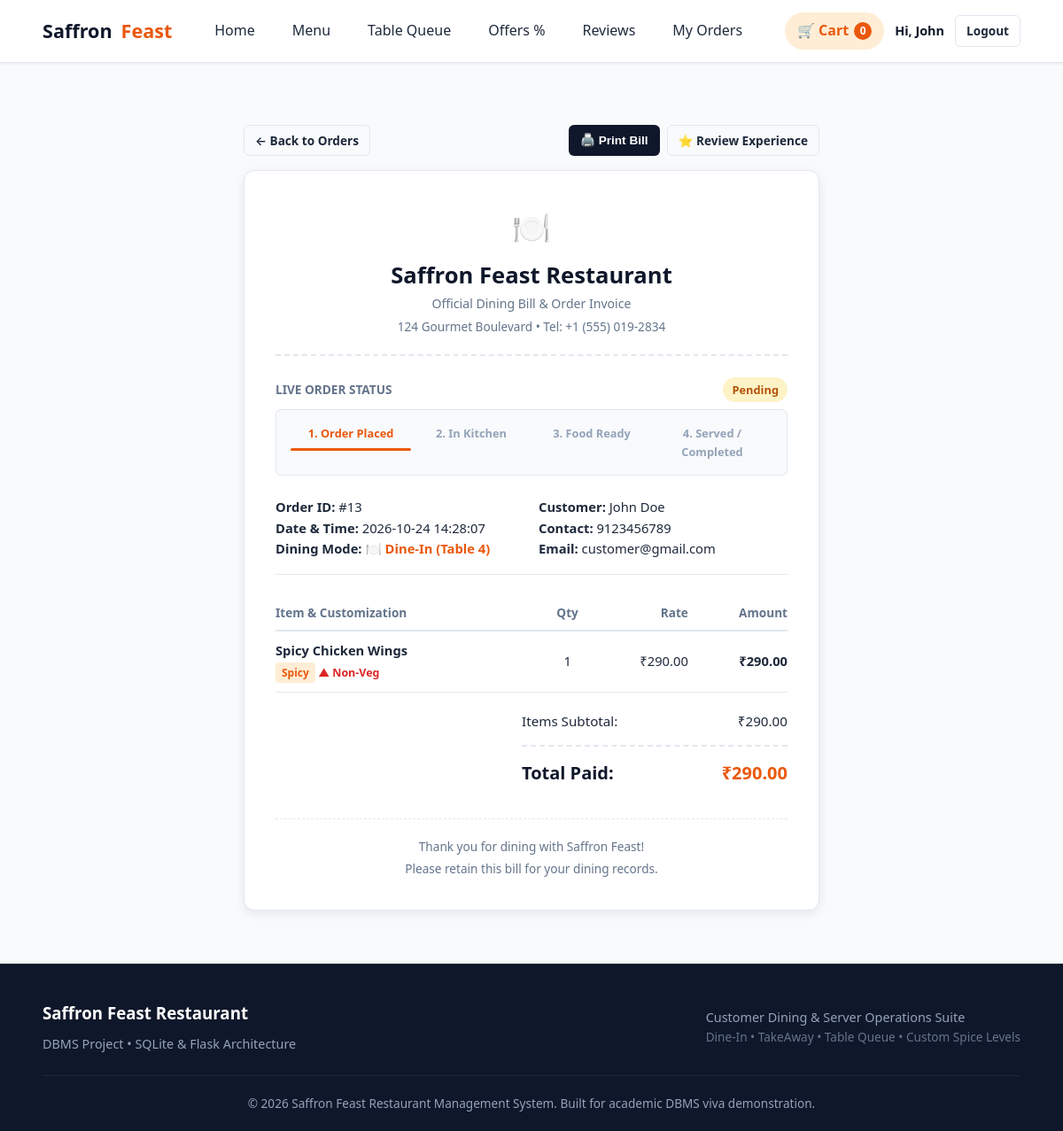
The app's page /bill/13 (signed in), older data.
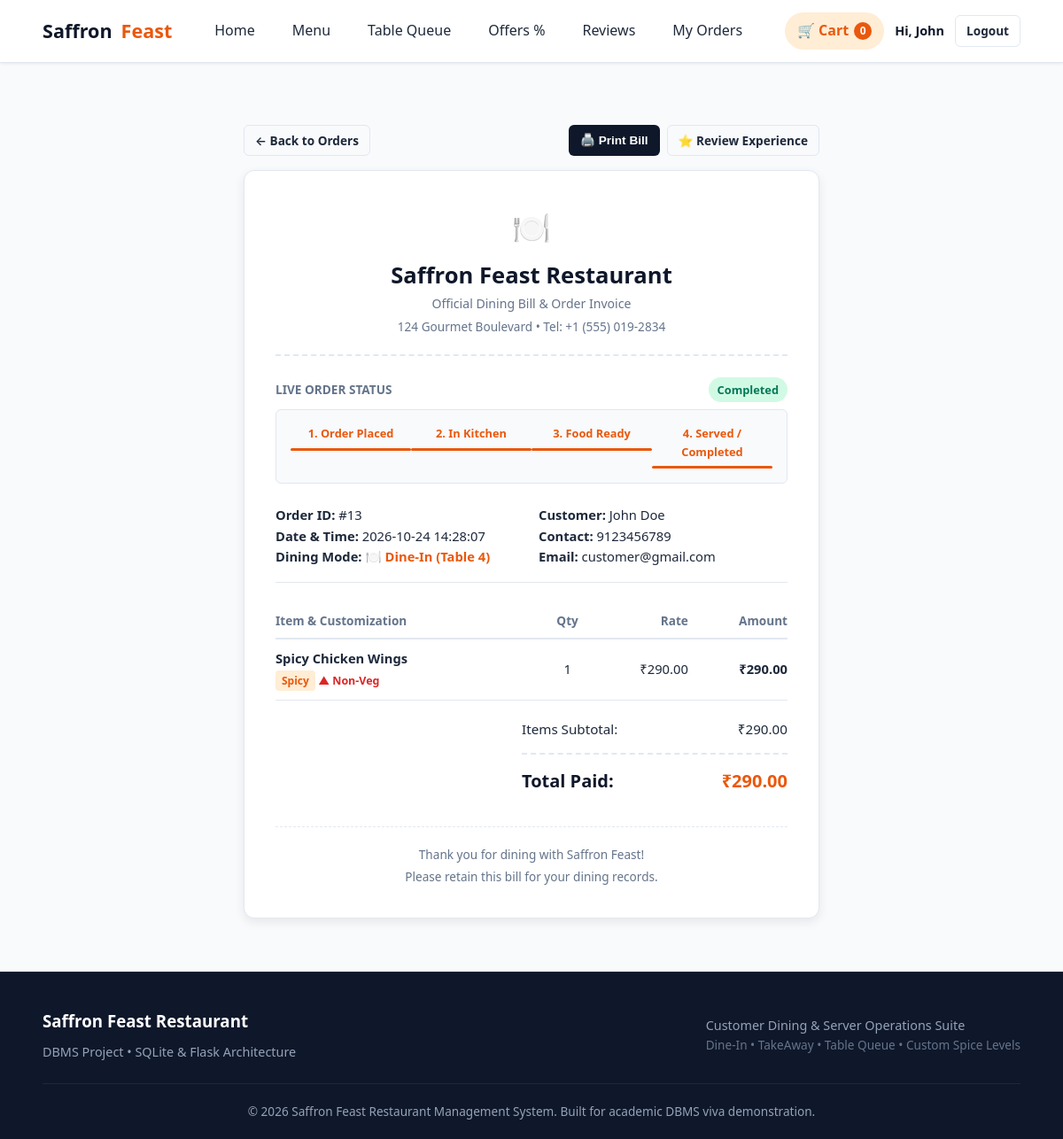
The same page, newer data.
### tables this page shows
CREATE TABLE orders (
    id INTEGER PRIMARY KEY AUTOINCREMENT,
    customer_id INTEGER NOT NULL,
    order_type TEXT CHECK(order_type IN ('DineIn', 'TakeAway')) NOT NULL,
    table_number INTEGER, -- NULL for TakeAway, integer for DineIn
    total_amount REAL NOT NULL,
    discount_amount REAL DEFAULT 0,
    final_amount REAL NOT NULL,
    status TEXT CHECK(status IN ('Pending', 'Preparing', 'Ready', 'Completed', 'Cancelled')) DEFAULT 'Pending',
    offer_code TEXT,
    special_instructions TEXT,
    created_at TIMESTAMP DEFAULT CURRENT_TIMESTAMP,
    FOREIGN KEY (customer_id) REFERENCES users(id) ON DELETE CASCADE
);

### app.py (the view)
@app.route('/bill/<int:order_id>')
@login_required
def check_bill(order_id):
    conn = get_db()
    order = conn.execute("""
        SELECT o.*, u.name as customer_name, u.email as customer_email, u.phone as customer_phone
        FROM orders o
        JOIN users u ON o.customer_id = u.id
        WHERE o.id = ?
    """, (order_id,)).fetchone()
    if not order:
        conn.close()
        flash('Order not found.', 'danger')
        return redirect(url_for('admin_orders') if session.get('user_role') in ['admin', 'staff'] else url_for('my_orders'))
    if session.get('user_role') not in ['admin', 'staff'] and order['customer_id'] != session['user_id']:
        conn.close()
        flash('Unauthorized access to this order bill.', 'danger')
        return redirect(url_for('my_orders'))
    items = conn.execute("""
        SELECT oi.*, m.name as dish_name, m.diet_type
        FROM order_items oi
        JOIN menu_items m ON oi.menu_item_id = m.id
        WHERE oi.order_id = ?
    """, (order_id,)).fetchall()
    conn.close()
    return render_template('customer/bill.html', order=order, items=items)

### app.py (called while the page is built)
def login_required(f):
    @wraps(f)
    def decorated_function(*args, **kwargs):
        if 'user_id' not in session:
            flash('Please log in first to access this page.', 'warning')
            return redirect(url_for('login', next=request.url))
        return f(*args, **kwargs)
    return decorated_function

@app.context_processor
def inject_global_data():
    cart_count = 0
    if 'cart' in session:
        cart_count = sum(item.get('quantity', 1) for item in session['cart'].values())
    return {
        'current_user': {
            'id': session.get('user_id'),
            'name': session.get('user_name'),
            'role': session.get('user_role'),
            'email': session.get('user_email')
        },
        'cart_count': cart_count
    }

### database.py (called while the page is built)
def get_db():
    conn = sqlite3.connect(DATABASE_PATH)
    conn.row_factory = sqlite3.Row
    conn.execute("PRAGMA foreign_keys = ON;")
    return conn

### templates/customer/bill.html (shortened to what the changed rows need)
{% extends 'base.html' %}
{% block content %}
<div class="container">
  <div class="receipt-card">
    <div class="receipt-header">
      <h1 class="receipt-title">Saffron Feast Restaurant</h1>
    </div>
    <div class="no-print" style="margin-bottom: 24px;">
      <div style="display: flex; justify-content: space-between; align-items: center; margin-bottom: 8px;">
        <span style="font-size: 0.85rem; font-weight: 700; color: var(--text-muted); text-transform: uppercase;">
          Live Order Status
        </span>
        <span class="badge badge-status status-{{ order.status|lower }}">
          {{ order.status }}
        </span>
      </div>
      <div class="receipt-status-tracker">
        <div class="tracker-step {% if order.status in ['Pending', 'Preparing', 'Ready', 'Completed'] %}active{% endif %}">
          1. Order Placed
        </div>
        <div class="tracker-step {% if order.status in ['Preparing', 'Ready', 'Completed'] %}active{% endif %}">
          2. In Kitchen
        </div>
        <div class="tracker-step {% if order.status in ['Ready', 'Completed'] %}active{% endif %}">
          3. Food Ready
        </div>
        <div class="tracker-step {% if order.status == 'Completed' %}active{% endif %}">
          4. Served / Completed
        </div>
      </div>
    </div>
    <div style="display: grid; grid-template-columns: 1fr 1fr; gap: 16px; margin-bottom: 24px; padding-bottom: 16px; border-bottom: 1px solid var(--border-color); font-size: 0.92rem;">
      <div>
        <p><strong>Order ID:</strong> #{{ order.id }}</p>
        <p><strong>Date & Time:</strong> {{ order.created_at }}</p>
        <p><strong>Dining Mode:</strong>
          {% if order.order_type == 'DineIn' %}
            <span style="color: var(--primary); font-weight: 700;">🍽️ Dine-In (Table {{ order.table_number }})</span>
          {% else %}
            <span style="color: var(--secondary); font-weight: 700;">🛍️ Express TakeAway</span>
          {% endif %}
        </p>
      </div>
    </div>
    <table style="width: 100%; border-collapse: collapse; margin-bottom: 20px;">
      <thead>
        <tr style="border-bottom: 2px solid var(--border-color); text-align: left; font-size: 0.85rem; color: var(--text-muted);">
          <th style="padding: 8px 0;">Item & Customization</th>
          <th style="padding: 8px 0; text-align: center;">Qty</th>
          <th style="padding: 8px 0; text-align: right;">Rate</th>
          <th style="padding: 8px 0; text-align: right;">Amount</th>
        </tr>
      </thead>
    </table>
    <div style="margin-left: auto; max-width: 300px;">
      <div class="bill-row">
        <span>Items Subtotal:</span>
        <span>₹{{ "%.2f"|format(order.total_amount) }}</span>
      </div>
      <div class="bill-total-row">
        <span>Total Paid:</span>
        <span style="color: var(--primary);">₹{{ "%.2f"|format(order.final_amount) }}</span>
      </div>
    </div>
  </div>
</div>
{% endblock %}

Row changes from the older to the newer data that the page shows:
changed orders id 13: status "Pending" → "Completed"
